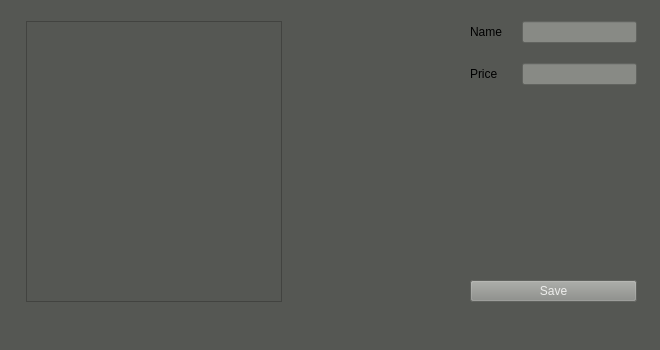
<?xml version="1.0" encoding="UTF-8"?>
<ui version="4.0">
 <class>MainWindow</class>
 <widget class="QMainWindow" name="MainWindow">
  <property name="geometry">
   <rect>
    <x>0</x>
    <y>0</y>
    <width>660</width>
    <height>350</height>
   </rect>
  </property>
  <property name="windowTitle">
   <string>MainWindow</string>
  </property>
  <property name="autoFillBackground">
   <bool>false</bool>
  </property>
  <property name="styleSheet">
   <string notr="true">*{
background-color :rgb(85, 87, 83);
}

QLineEdit{
	color : rgb(238, 238, 236);
	background-color : rgb(136, 138, 133);
}

QPushButton{
	color : rgb(238, 238, 236);
	background-color : rgb(136, 138, 133);
}

QTableWidget{
	color : rgb(238, 238, 236);
}





</string>
  </property>
  <widget class="QWidget" name="centralwidget">
   <widget class="QWidget" name="layoutWidget">
    <property name="geometry">
     <rect>
      <x>21</x>
      <y>1</y>
      <width>621</width>
      <height>321</height>
     </rect>
    </property>
    <layout class="QHBoxLayout" name="horizontalLayout">
     <property name="spacing">
      <number>20</number>
     </property>
     <property name="leftMargin">
      <number>5</number>
     </property>
     <property name="topMargin">
      <number>20</number>
     </property>
     <property name="rightMargin">
      <number>5</number>
     </property>
     <property name="bottomMargin">
      <number>20</number>
     </property>
     <item>
      <widget class="QTableWidget" name="tblProducts">
       <property name="autoFillBackground">
        <bool>false</bool>
       </property>
       <property name="gridStyle">
        <enum>Qt::DashDotDotLine</enum>
       </property>
      </widget>
     </item>
     <item>
      <spacer name="horizontalSpacer">
       <property name="orientation">
        <enum>Qt::Horizontal</enum>
       </property>
       <property name="sizeHint" stdset="0">
        <size>
         <width>40</width>
         <height>20</height>
        </size>
       </property>
      </spacer>
     </item>
     <item>
      <layout class="QVBoxLayout" name="verticalLayout">
       <item>
        <layout class="QFormLayout" name="formLayout">
         <item row="0" column="0">
          <widget class="QLabel" name="label">
           <property name="text">
            <string>Name</string>
           </property>
          </widget>
         </item>
         <item row="0" column="1">
          <widget class="QLineEdit" name="tbxName">
           <property name="styleSheet">
            <string notr="true"/>
           </property>
          </widget>
         </item>
         <item row="1" column="0">
          <widget class="QLabel" name="label_2">
           <property name="text">
            <string>Price</string>
           </property>
          </widget>
         </item>
         <item row="1" column="1">
          <widget class="QLineEdit" name="tbxPrice">
           <property name="styleSheet">
            <string notr="true"/>
           </property>
          </widget>
         </item>
        </layout>
       </item>
       <item>
        <widget class="QPushButton" name="btnSave">
         <property name="styleSheet">
          <string notr="true"/>
         </property>
         <property name="text">
          <string>Save</string>
         </property>
         <property name="shortcut">
          <string>Ctrl+Return</string>
         </property>
        </widget>
       </item>
      </layout>
     </item>
    </layout>
   </widget>
  </widget>
  <widget class="QStatusBar" name="statusbar"/>
 </widget>
 <resources/>
 <connections/>
</ui>
